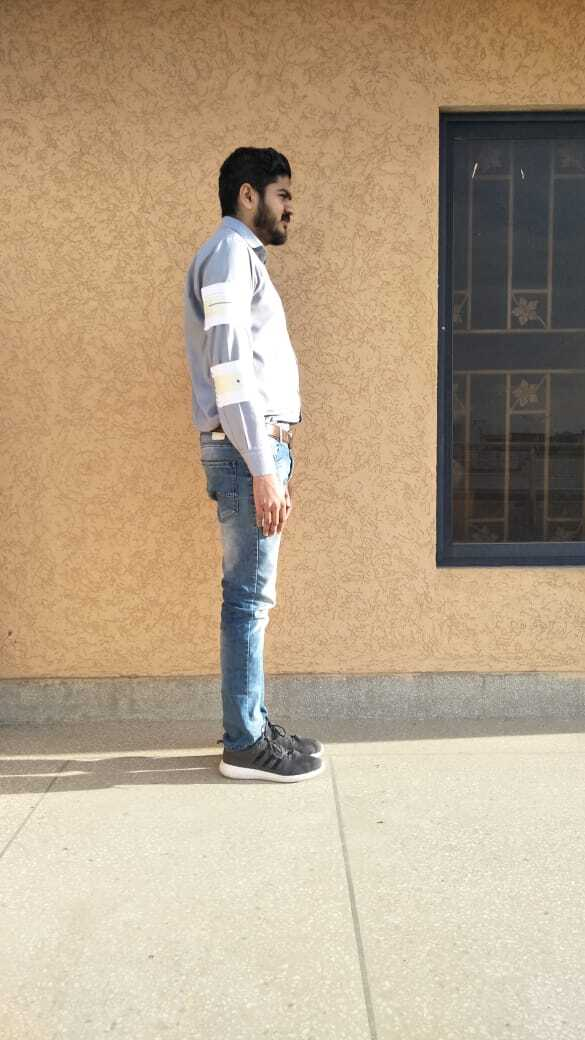
#> input picture images/feet.jpeg, 585 x 1040 px
$ python houghTran.py --image images/feet.jpeg
#> lines starting #> are read from the running program, lines starting #| are printed output that depends on the picture; after the words box and inside, x2 and y2 are one past the last pixel; in counts of white or black regions, pixels touching at a corner belong together
import numpy as np
import cv2
from collections import defaultdict
import sys
import imutils
import argparse


# construct the argument parser and parse the arguments
ap = argparse.ArgumentParser()
ap.add_argument("-i", "--image", required = True,
	help = "Path to the image to be scanned")
args = vars(ap.parse_args())


def segment_by_angle_kmeans(lines, k=2, **kwargs):
    """
    Group lines by their angle using k-means clustering.

    Code from here:
    https://stackoverflow.com/a/46572063/1755401
    """

    # Define criteria = (type, max_iter, epsilon)
    default_criteria_type = cv2.TERM_CRITERIA_EPS + cv2.TERM_CRITERIA_MAX_ITER
    criteria = kwargs.get('criteria', (default_criteria_type, 10, 1.0))

    flags = kwargs.get('flags', cv2.KMEANS_RANDOM_CENTERS)
    attempts = kwargs.get('attempts', 10)

    # Get angles in [0, pi] radians
    angles = np.array([line[0][1] for line in lines])

    # Multiply the angles by two and find coordinates of that angle on the Unit Circle
    pts = np.array([[np.cos(2*angle), np.sin(2*angle)] for angle in angles], dtype=np.float32)

    # Run k-means
    if sys.version_info[0] == 2:
        # python 2.x
        ret, labels, centers = cv2.kmeans(pts, k, criteria, attempts, flags)
    else:
        # python 3.x, syntax has changed.
        labels, centers = cv2.kmeans(pts, k, None, criteria, attempts, flags)[1:]

    labels = labels.reshape(-1) # Transpose to row vector

    # Segment lines based on their label of 0 or 1
    segmented = defaultdict(list)
    for i, line in zip(range(len(lines)), lines):
        segmented[labels[i]].append(line)

    segmented = list(segmented.values())
    print("Segmented lines into two groups: %d, %d" % (len(segmented[0]), len(segmented[1])))

    return segmented


def intersection(line1, line2):
    """
    Find the intersection of two lines
    specified in Hesse normal form.

    Returns closest integer pixel locations.

    See here:
    https://stackoverflow.com/a/383527/5087436
    """
    rho1, theta1 = line1[0]
    rho2, theta2 = line2[0]

    A = np.array([[np.cos(theta1), np.sin(theta1)],
                  [np.cos(theta2), np.sin(theta2)]])
    b = np.array([[rho1], [rho2]])
    x0, y0 = np.linalg.solve(A, b)
    x0, y0 = int(np.round(x0)), int(np.round(y0))

    return [[x0, y0]]


def same_seg_intersections(lines):
    """
    Find the intersection between groups of lines of same segment.
    """
    intersections = []
    for i, line1 in enumerate(lines[:-1]):
        for line2 in lines[i+1:]:
            intersections.append(intersection(line1, line2))

    return intersections


def segmented_intersections(lines):
    """
    Find the intersection between groups of lines.
    """
    intersections = []
    for i, group in enumerate(lines):
        for next_group in lines[i+1:]:
            for line1 in group:
                for line2 in next_group:
                    intersections.append(intersection(line1, line2))

    return intersections


def drawLines(img, lines, color=(0,0,255)):
    """
    Draw lines on an image
    """
    for line in lines:
        for rho,theta in line:
            a = np.cos(theta)
            b = np.sin(theta)
            x0 = a*rho
            y0 = b*rho
            x1 = int(x0 + 1000*(-b))
            y1 = int(y0 + 1000*(a))
            x2 = int(x0 - 1000*(-b))
            y2 = int(y0 - 1000*(a))
# [4 lines of commented-out code are left out]
            cv2.line(img, (x1,y1), (x2,y2), color, 1)

img = cv2.imread(args["image"])
#> img is the input picture: shape (1040, 585, 3); mean B, G, R 137.5, 163, 182.3
img = imutils.resize(img, height = 500)
#> img: shape (500, 281, 3)
# Make binary image

gray = cv2.cvtColor(img,cv2.COLOR_BGR2GRAY)
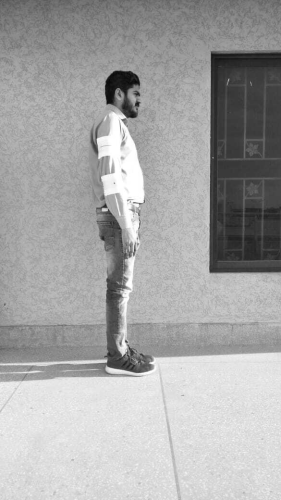
#> gray: shape (500, 281); min 9, max 255, mean 165.9
gray = cv2.GaussianBlur(gray, (5, 5), 0)
edges = cv2.Canny(gray, 20, 40)
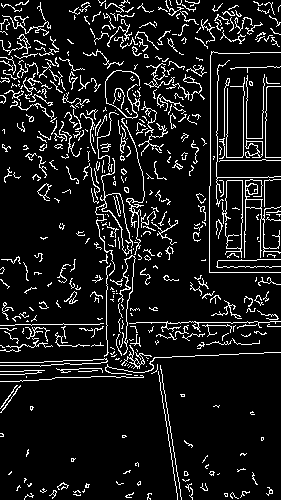
#> edges: shape (500, 281); 10% white in thin lines or dots


#
#cv2.imshow("Binary Image", edges)
#cv2.waitKey()

# Detect lines
lines = cv2.HoughLines(edges,1,np.pi/150,100)
#> lines = 31 rows, first 8: [363, 1.53], [265, 0.0209], [268, 0.0209], [-96, 2.97], [210, 0], [-102, 2.99], [246, 0.0209], [249, 0.0209]

# Draw all Hough lines in red
img_with_all_lines = np.copy(img)
drawLines(img_with_all_lines, lines)
#> the loop in drawLines, `for line in lines:` made 31 passes
#> line on passes 1 to 12: [[363, 1.53]], [[265, 0.0209]], [[268, 0.0209]], [[-96, 2.97]], [[210, 0]], [[-102, 2.99]], [[246, 0.0209]], [[249, 0.0209]], [[217, 0]], [[106, 0]], [[-123, 3.04]], [[-105, 2.99]]
#> after the loop in drawLines, `for line in lines:`:
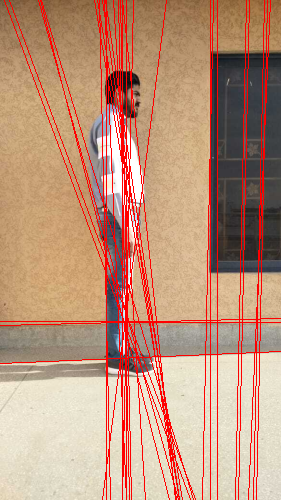
#> img: shape (500, 281, 3); mean B, G, R 123.8, 147.6, 189.8
cv2.imshow("Hough lines", img_with_all_lines)
cv2.waitKey()
cv2.imwrite("all_lines.jpg", img_with_all_lines)

# Cluster line angles into 2 groups (vertical and horizontal)
segmented = segment_by_angle_kmeans(lines, 2)
#> in segment_by_angle_kmeans, `default_criteria_type = cv2.TERM_CRITERIA_EPS + cv2.TERM_CRITERIA_MAX_..`: default_criteria_type = 3
#> in segment_by_angle_kmeans, `criteria = kwargs.get('criteria', (default_criteria_type, 10, 1.0))`: criteria = (3, 10, 1)
#> in segment_by_angle_kmeans, `flags = kwargs.get('flags', cv2.KMEANS_RANDOM_CENTERS)`: flags = 0
#> in segment_by_angle_kmeans, `angles = np.array([line[0][1] for line in lines])`: angles = 31 values, max 3.12 at index 15, min 0 at index 4, mean 1.6
#> in segment_by_angle_kmeans, `pts = np.array([[np.cos(2*angle), np.sin(2*angle)] for angle in angles..`: pts = 31 pairs, first value -1 to 1, second value -0.653 to 0.249
#> in segment_by_angle_kmeans, `labels, centers = cv2.kmeans(pts, k, None, criteria, attempts, flags)[..`: labels = 31 values, max 1 at index 1, min 0 at index 0, mean 0.903; centers = [[-0.999, 0.0419], [0.957, -0.145]]
#> the loop in segment_by_angle_kmeans, `for i, line in zip(range(len(lines)), lines):` made 31 passes
#> segmented = 2 items


# Find the intersections of each vertical line with each horizontal line
intersections = segmented_intersections(segmented)
#> the loop in segmented_intersections, `for i, group in enumerate(lines):` made 2 passes
#> group on pass 1: [[[363, 1.53]], [[322, 1.57]], [[325, 1.55]]]

#parallel_inter = same_seg_intersections(segmented[1])


img_with_segmented_lines = np.copy(img)

# Draw vertical lines in green
vertical_lines = segmented[1]
img_with_vertical_lines = np.copy(img)
drawLines(img_with_segmented_lines, vertical_lines, (0,255,0))
#> call 2 of drawLines, with color = (0, 255, 0)
#> the loop in drawLines (call 2), `for line in lines:` made 28 passes
#> after the loop in drawLines (call 2), `for line in lines:`:
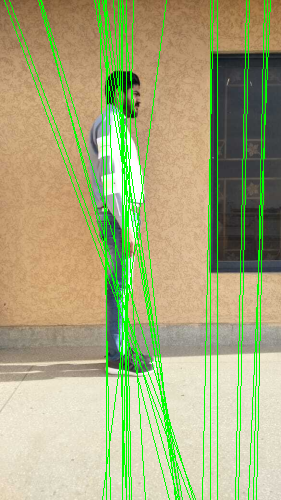
#> img: shape (500, 281, 3); mean B, G, R 124.5, 171.2, 166.6

# Draw horizontal lines in yellow
horizontal_lines = segmented[0]
img_with_horizontal_lines = np.copy(img)
drawLines(img_with_segmented_lines, horizontal_lines, (0,255,255))
#> call 3 of drawLines, with color = (0, 255, 255)
#> the loop in drawLines (call 3), `for line in lines:` made 3 passes
#> line on passes 1 to 3: [[363, 1.53]], [[322, 1.57]], [[325, 1.55]]
#> after the loop in drawLines (call 3), `for line in lines:`:
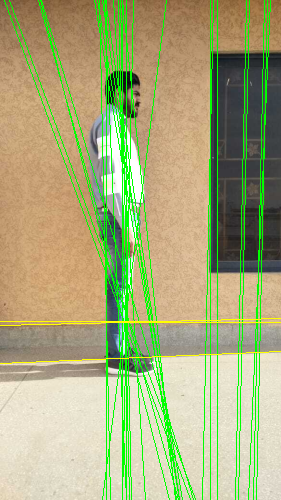
#> img: shape (500, 281, 3); 0.6% of pixels changed, all inside (x1, y1, x2, y2) = (0, 318, 281, 364)

# Draw intersection points in magenta
intersection_points = []
for point in intersections:
    pt = (point[0][0], point[0][1])
    length = 5
    cv2.line(img_with_segmented_lines, (pt[0], pt[1]-length), (pt[0], pt[1]+length), (255, 0, 255), 1) # vertical line
    cv2.line(img_with_segmented_lines, (pt[0]-length, pt[1]), (pt[0]+length, pt[1]), (255, 0, 255), 1)
#> this loop made 84 passes
#> point on passes 1 to 12: [[258, 353]], [[261, 352]], [[158, 357]], [[210, 355]], [[156, 357]], [[239, 353]], [[242, 353]], [[217, 354]], [[106, 359]], [[161, 357]], [[159, 357]], [[155, 357]]
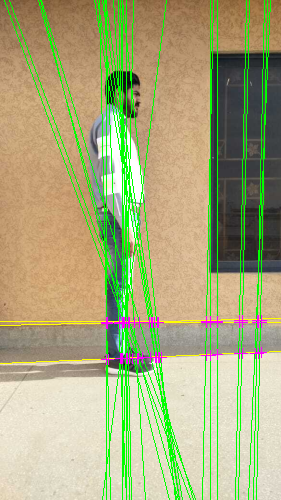
#> img_with_segmented_lines: shape (500, 281, 3); 0.59% of pixels changed, all inside (x1, y1, x2, y2) = (101, 315, 267, 365)

cv2.imshow("Segmented lines", img_with_segmented_lines)
cv2.waitKey()
cv2.imwrite("intersection_points.jpg", img_with_segmented_lines)


print("Common values between two arrays:")
#> (the run stopped early here; a loop or call above may not have finished)
